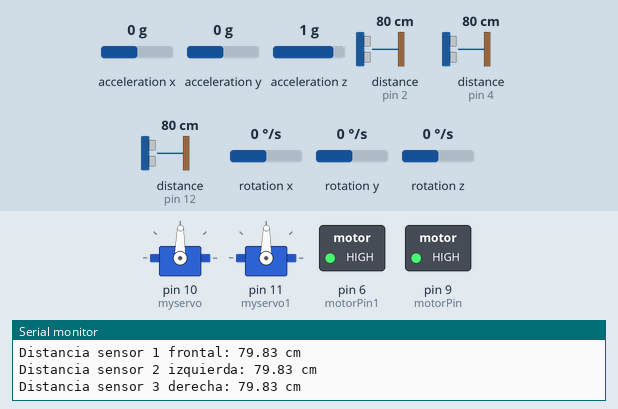
Bench run of a sketch on a simulated Arduino Uno, built with avr-gcc and run on an emulated ATmega328P. Shown: 2 × servo, switched loads named in the sketch (green lamp = pin HIGH), the last lines printed to the serial monitor. Wiring (inferred from the names in the program): 3 × ultrasonic range finder: trigger pin 3, echo pin 2 / trigger pin 5, echo pin 4 / trigger pin 13, echo pin 12; MPU-9250 motion sensor at I2C address 0x68. The inputs (shaded band) are chosen by the test bench; at power-on: acceleration x 0 g, distance to the obstacle (sensors on pin 4, pin 12, pin 2) 80 cm, acceleration y 0 g, acceleration z 1 g, rotation x 0 °/s, rotation y 0 °/s, rotation z 0 °/s. The echo pulse lasts 58.3 µs per cm; the modem accepts every AT command (registered, SIM ready, sends succeed) and sends nothing else; pins used as bus, display or sensor lines are not drawn.

Above: at 2.2 s.
2.3 s: acceleration x set to -1.4 g
At 8.2 s:
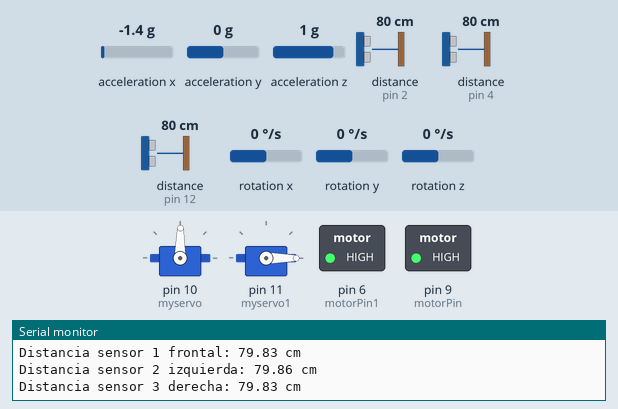
8.5 s: distance to the obstacle (sensor on pin 4) set to 194 cm
14.3 s: distance to the obstacle (sensor on pin 4) set to 202 cm
At 19.8 s:
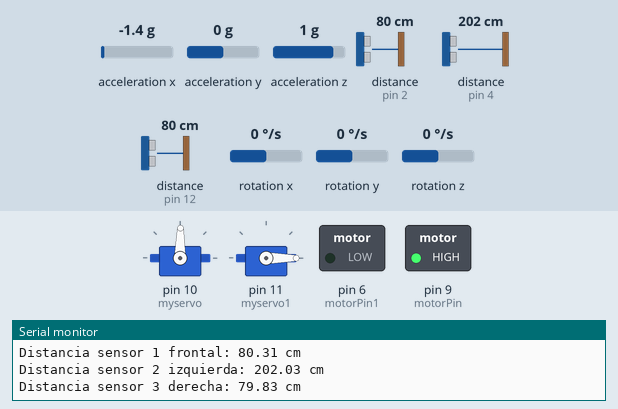
20.6 s: distance to the obstacle (sensor on pin 12) set to 195 cm
26.3 s: distance to the obstacle (sensor on pin 12) set to 202 cm
At 31.9 s:
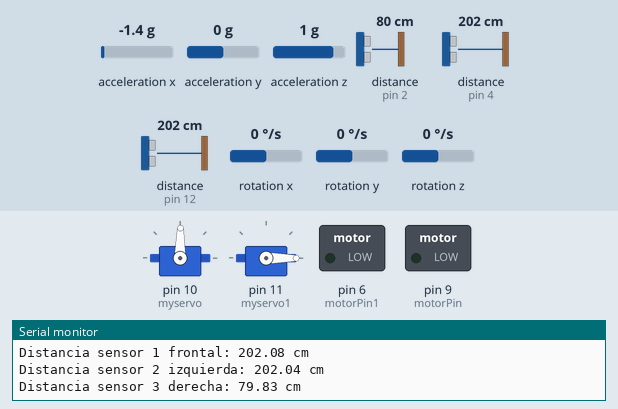
32.7 s: acceleration y set to -1.4 g
At 37.8 s:
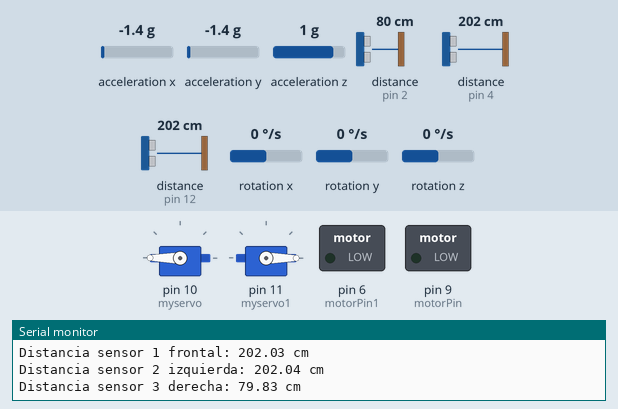
Timing chart, 0 to 39.3 s (numbered marks = the images above; inputs shaded):
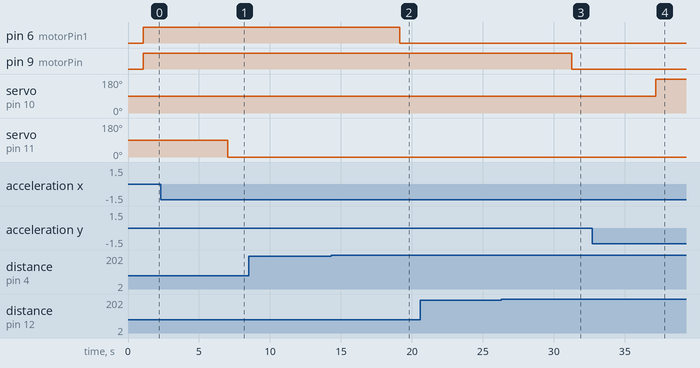

The sketch:

MainCode.ino
```cpp
#include <Servo.h>
#include <Wire.h>
#include <TimerOne.h>
#include <SoftwareSerial.h>

#define    MPU9250_ADDRESS            0x68
#define    MAG_ADDRESS                0x0C

#define    GYRO_FULL_SCALE_250_DPS    0x00
#define    GYRO_FULL_SCALE_500_DPS    0x08
#define    GYRO_FULL_SCALE_1000_DPS   0x10
#define    GYRO_FULL_SCALE_2000_DPS   0x18

#define    ACC_FULL_SCALE_2_G        0x00
#define    ACC_FULL_SCALE_4_G        0x08
#define    ACC_FULL_SCALE_8_G        0x10
#define    ACC_FULL_SCALE_16_G       0x18

///// ultrasonico 1 eje Y
#define trigPin 13
#define echoPin 12

/// ultrasonicos 2 y 3 eje X
#define trigPin9 5
#define echoPin8 4

#define trigPin7 3
#define echoPin6 2
int callpin = 1;
Servo myservo, myservo1;
/// servo conectado a
int val;
int prevVal;

/// servo1 conectado a

int val1;
int prevVal1;

/// motor1 front
int motorPin = 9;

//motor2 izquierda
int motorPin1 = 6;

/// motor3 derecha
int motorPin2 = 1;


// Lee bytes y comienza el registro para el arreglo DATA
void I2Cread(uint8_t Address, uint8_t Register, uint8_t Nbytes, uint8_t* Data)
{
  // Set register address
  Wire.beginTransmission(Address);
  Wire.write(Register);
  Wire.endTransmission();


  Wire.requestFrom(Address, Nbytes);
  uint8_t index = 0;
  while (Wire.available())
    Data[index++] = Wire.read();
}


// Data addresss registro
void I2CwriteByte(uint8_t Address, uint8_t Register, uint8_t Data)
{
  // Set register address
  Wire.beginTransmission(Address);
  Wire.write(Register);
  Wire.write(Data);
  Wire.endTransmission();
}

// Initial time
long int ti;
volatile bool intFlag = false;

SoftwareSerial SIM900(7, 8); //Rx Tx
byte emerg = 0;


void setup() {
  pinMode(callpin,INPUT);
  Wire.begin();
  Serial.begin(19200);
  Serial.begin(115200);
  SIM900.begin(19200);
  Serial.println("OK");
  I2CwriteByte(MPU9250_ADDRESS, 29, 0x06);
  I2CwriteByte(MPU9250_ADDRESS, 26, 0x06);


  // Configure gyroscope range
  I2CwriteByte(MPU9250_ADDRESS, 27, GYRO_FULL_SCALE_1000_DPS);
  // Configure accelerometers range
  I2CwriteByte(MPU9250_ADDRESS, 28, ACC_FULL_SCALE_4_G);
  // Set by pass mode for the magnetometers
  I2CwriteByte(MPU9250_ADDRESS, 0x37, 0x02);

  pinMode(13, OUTPUT);
  Timer1.initialize(10000);
  Timer1.attachInterrupt(callback);

  ti = millis();
  myservo.attach(10);
  myservo1.attach(11);
  delay(1000);
  Serial.begin (9600);
  pinMode(trigPin, OUTPUT);
  pinMode(echoPin, INPUT);
  //// ultrasonico 2 y 3
  pinMode(trigPin9, OUTPUT);
  pinMode(echoPin8, INPUT);

  pinMode(trigPin7, OUTPUT);
  pinMode(echoPin6, INPUT);

  // motor1 front
  pinMode(motorPin, OUTPUT);
  // Motor2 izquierdo
  pinMode(motorPin1, OUTPUT);
  /// Motor3 derecho
  pinMode(motorPin2, OUTPUT);

}
long int cpt = 0;
void EnviarMsg() {
  emerg = digitalRead(callpin);
  if (emerg == 1) {
    SIM900.print("AT+CMGF=1\r"); // Comando AT para mandar mensaje
    delay(100);
    SIM900.println("AT+CMGS=\"6861787464\""); // numero del movil que se desea mandar msg
    delay(100);
    SIM900.println("Me extravie mi posicion es: "); // mensaje a mandar
    delay(100);
    SIM900.println((char)26); //Comando de finalizacion
    delay(100);
    SIM900.println();
    delay(5000); // Tiempo para que se envie el mensaje
    Serial.println("SMS enviado correctamente");
  }
}
void callback()
{
  intFlag = true;
  digitalWrite(13, digitalRead(13) ^ 1);
}
void start() {

  uint8_t Buf[14];
  I2Cread(MPU9250_ADDRESS, 0x3B, 14, Buf);


  // Accelerometer
  int16_t ax = (Buf[0] << 8 | Buf[1]);
  int16_t ay = -(Buf[2] << 8 | Buf[3]);
  int16_t az = Buf[4] << 8 | Buf[5];

  // Gyroscope
  int16_t gx = -(Buf[8] << 8 | Buf[9]);
  int16_t gy = -(Buf[10] << 8 | Buf[11]);
  int16_t gz = Buf[12] << 8 | Buf[13];

  // Display values
  /*
    // Accelerometer
    Serial.print (ax,DEC);
    Serial.print ("\t");
    Serial.print (ay,DEC);
    Serial.print ("\t");
    Serial.print (az,DEC);
    Serial.print ("\t");

    // Gyroscope
    Serial.print (gx,DEC);
    Serial.print ("\t");
    Serial.print (gy,DEC);
    Serial.print ("\t");
    Serial.print (gz,DEC);
    Serial.print ("\t");
  */
  val = map(ay, -7000, 7000, 0, 179);
  if (val != prevVal) {

    myservo.write(val);
    prevVal = val;
  }

  val1 = map(ax, -7000, 7000, 0, 179);
  if (val != prevVal1); {
    myservo1.write(val1);
    prevVal1 = val1;

  }

  //// sensor ultrasonico

  float duration, distance, duration1, distance1, duration2, distance2;
  //// ultrasonico eje Y 1
  digitalWrite(trigPin, LOW);  // Added this line
  delayMicroseconds(2); // Added this line
  digitalWrite(trigPin, HIGH);

  delayMicroseconds(10); // Added this line
  digitalWrite(trigPin, LOW);
  duration = pulseIn(echoPin, HIGH);
  distance = (duration / 2) / 29.1;

  ////// ultrasonico eje X 2 y 3
  ///ultrasico 2 izquierda
  digitalWrite(trigPin9, LOW);
  delayMicroseconds(2);
  digitalWrite(trigPin9, HIGH);

  delayMicroseconds(10);
  digitalWrite(trigPin9, LOW);
  duration1 = pulseIn(echoPin8, HIGH);
  distance1 = (duration1 / 2) / 29.1;

  // ultrasonico 3 derecha

  digitalWrite(trigPin7, LOW);
  delayMicroseconds(2);
  digitalWrite(trigPin7, HIGH);

  delayMicroseconds(10);
  digitalWrite(trigPin7, LOW);
  duration2 = pulseIn(echoPin6, HIGH);
  distance2 = (duration2 / 2) / 29.1;


  //// Impresion distancia centimetros
  Serial.print("Distancia sensor 1 frontal: ");
  Serial.print(distance);
  Serial.println(" cm");

  Serial.print ( "Distancia sensor 2 izquierda: " );
  Serial.print(distance1);
  Serial.println(" cm");

  Serial.print( "Distancia sensor 3 derecha: ");
  Serial.print(distance2);
  Serial.println(" cm");

  //// Motores
  /// Motor 1 front
  /*int motorVal;
    int motorVal1;
    motorVal = map(distance,0, 400, 0, 255);
    analogWrite(motorPin, motorVal);*/
  if (distance < 200 ) {
    digitalWrite(motorPin, HIGH);

  } else {
    digitalWrite(motorPin, LOW);
  }

  /// Motor 2 izquierdo

  if (distance1 < 200) {
    digitalWrite(motorPin1, HIGH);
  } else {
    digitalWrite(motorPin1, LOW);
  }

  if (distance2 < 200) {
    digitalWrite(motorPin2, HIGH);
  } else {
    digitalWrite(motorPin2, LOW);
  }

  delay(500);
}


void loop() {
  start(); // comienza el sistema
  EnviarMsg();
}
```

Measured:
- the behaviour switches between 199 and 200 cm on distance to the obstacle (sensor on pin 4) (found by bisection; images 1 and 2)
- the behaviour switches between 199 and 200 cm on distance to the obstacle (sensor on pin 12) (found by bisection; images 2 and 3)
- after the input at 2.3 s, servo on pin 11 (myservo1): 89° → 0° after 4.7 s
- after the input at 14.3 s, pin 6 (motorPin1): HIGH → LOW after 4.9 s
- after the input at 26.3 s, pin 9 (motorPin): HIGH → LOW after 4.9 s
- after the input at 32.7 s, servo on pin 10 (myservo): 89° → 180° after 4.5 s
